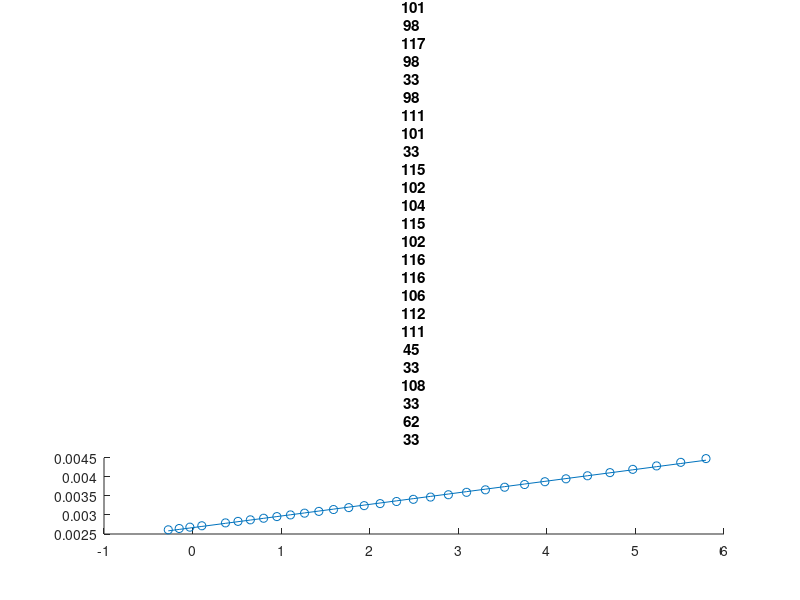
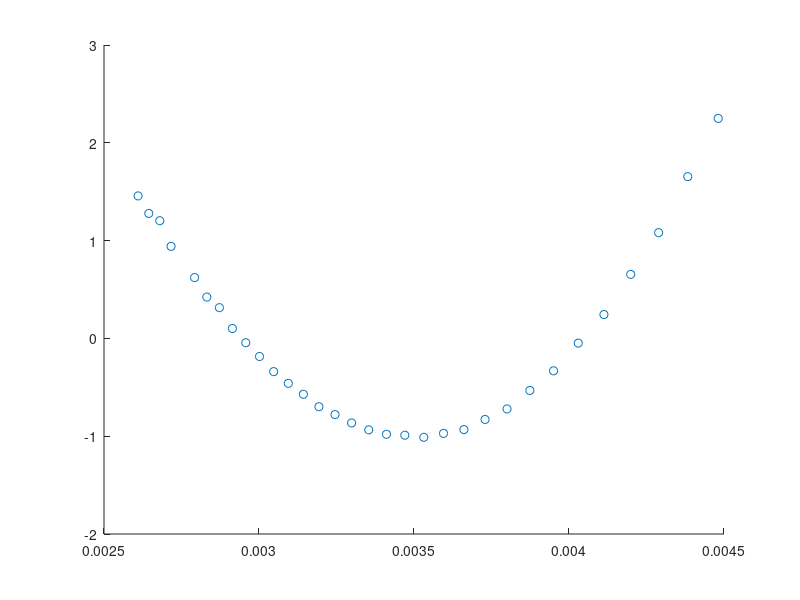

Write the MATLAB code that produced these figures, in order. (Note: this script raises an error after producing the figures.)
clc;
clear;

data = [1 0.76 110; 2 0.86 105; 3 0.97 100; 4 1.11 95; 5 1.45 85; 6 1.67 80; 7 1.92 75 ...
; 8 2.23 70 ;9 2.59 65; 10 3.02 60; 11 3.54 55; 12 4.16 50; 13 4.91 45; 14 5.83 40; 15 6.94 35 ...
; 16 8.31 30; 17 10.00 25; 18 12.09 20; 19 14.68 15; 20 17.96 10; 21 22.05 5; 22 27.28 0 ;23 33.89 -5 ...
; 24 42.45 -10; 25 53.39 -15; 26 67.74 -20; 27 86.39 -25; 28 111.30 -30; 29 144.00 -35; 30 188.40 -40 ...
; 31 247.50 -45; 32 329.20 -50];

k = 5;
R2 = zeros(k+1,1);
adjustedR2 = zeros(k+1,1);
maxAdjR2 = zeros(2,1);

resistance = data(:,2);
temperature = data(:,3) + 273.15;

X = log(resistance);
Y = 1./temperature;

% A

% Functions
r2 = @(ypred,y) 1-sum((ypred-y).^2)/sum((y-mean(y)).^2);
adjR2 = @(ypred,y,n,k) ( 1 - (n-1)/(n-1-k)*sum((ypred-y).^2)/sum((y-mean(y)).^2) );
rmse = @(residuals, n, dof) ( sqrt( 1/(n-dof) * sum(residuals.^2) ));

for i=1:5
    b = polyfit(X,Y,i);
    yPrediction = polyval(b,X);
    
    R2(i) = r2(yPrediction, Y);
    adjustedR2(i) = adjR2(yPrediction, Y, length(Y), i);
    if(adjustedR2(i) > maxAdjR2(1))
        maxAdjR2(1) = adjustedR2(i);
        maxAdjR2(2) = i;
    end
    
    %Plot data and regression
    figure();
    scatter(X,Y);
    hold on;
    plot(X,yPrediction);
    title("data and regression, k = "+ i);
    
    %diagnostic plot
    residuals = Y - yPrediction;
    se = sqrt( 1/(length(X)-k-1) * (sum(residuals.^2)));
    figure();
    scatter(Y,residuals./se);
    hold on;
    yline(2, 'r');
    yline(0, 'g');
    yline(-2, 'b');
    title("diagnostic plot, k = " + i);
    xlabel("1/T");
    ylabel("standardised Error");
end

% Steinhart-Hart
k = 2;
Xinput = [ones(length(X),1) X X.^3];
fetModel = fitlm(Xinput,Y);
b = regress(Y,Xinput);
Ypred = Xinput*b;

fetRmse = rmse(fetModel.Residuals.Raw, length(X),3);

R2(i+1) = r2(Ypred,Y);
AdjustedR2(i+1) = adjR2(Ypred,Y,length(Y),3);

% Plot Regression
figure();
scatter(X,Ypred);
hold on;
plot(X,Ypred);
title("data and Steinhart-Hart regression");
xlabel("ln(R)");
ylabel("1/T");

% Diagnostic plot
residuals = Y - Ypred;
se = sqrt( 1/(length(X)-1) * (sum(residuals.^2)));
figure()
fet2 = residuals./fetModel.RMSE;
scatter(Y,residuals./se);
hold on;
plot(Y,repmat(2,1,length(Y)));
plot(Y,zeros(1,length(Y)));
plot(Y,repmat(-2,1,length(Y)));
title("diagnostic plot, Steinhart-Hart");
xlabel("1/T");
ylabel("standardised Error");

if( maxAdjR2 > AdjustedR2(end) )
    disp("Polynomial regression is better");
end